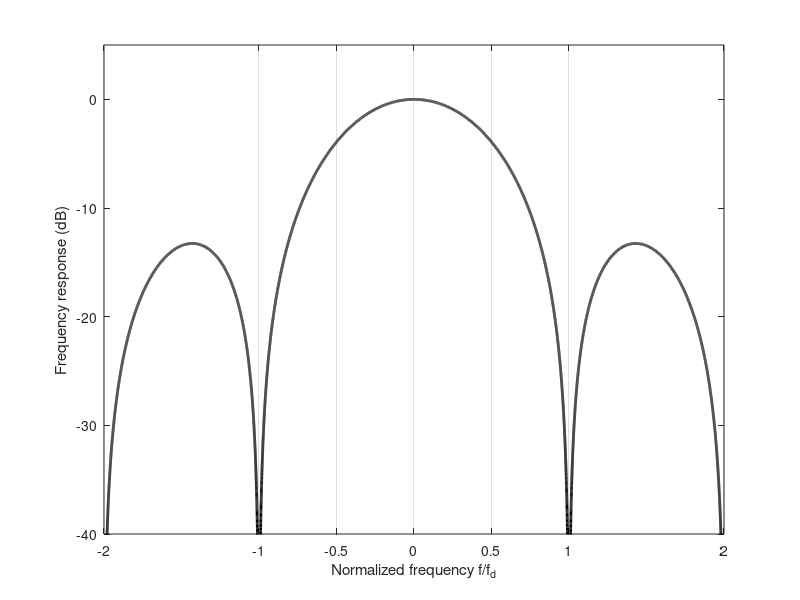

Reproduce this figure in MATLAB.
M = 21; % decimation
O = 1; % overlap
F1=2;
F2=3;
f_resp = F1; % plot response of this freq
f_ref = F2; % adjacent channel reference marker

% All frequency values are in Hz.
Fs = M;   % Sampling Frequency
Fd = Fs/M;
N     = M*O;  % Order

xs = linspace(-5, 10, 100000);
pxs = pi*xs;
ys = 20*log10(abs(sin(pxs)./pxs));
set(gca, 'FontSize', 20, 'LineWidth', 2);
plot(xs*Fd, ys, 'k', 'LineWidth', 2);
ylim([-40 5]);
xlim([-Fd*2 Fd*2]);
ylabel('Frequency response (dB)');
xlabel('Normalized frequency f/f_{d}');
set(gca,'XTick', [-2 -1 -0.5 0 0.5 1 2], 'Xgrid', 'on');

